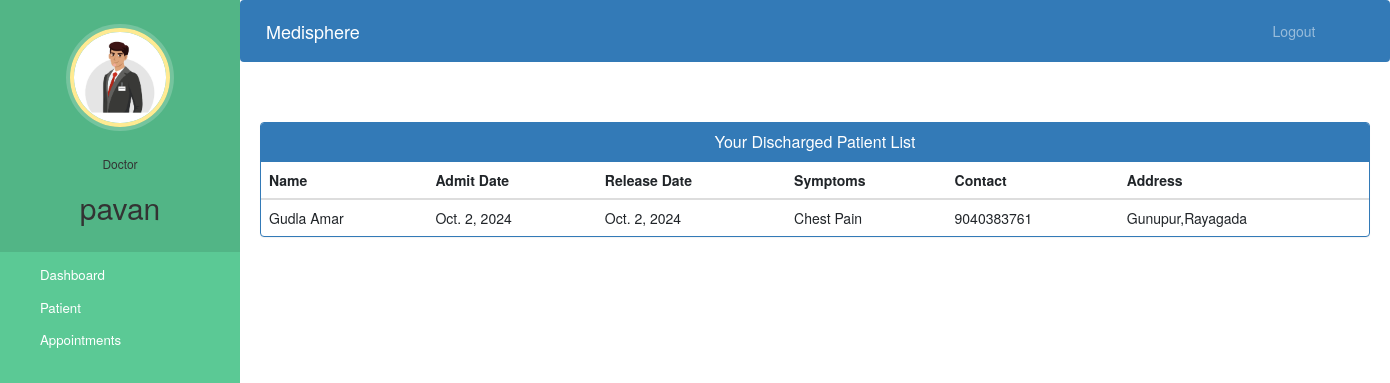
Screenshot of /doctor-view-discharge-patient (signed in) with the database file from the repository.
### hospital/models.py (models this page shows, shortened)
class Doctor(models.Model):
    user=models.OneToOneField(User,on_delete=models.CASCADE)
    profile_pic= models.ImageField(upload_to='profile_pic/DoctorProfilePic/',null=True,blank=True)
    address = models.CharField(max_length=40)
    mobile = models.CharField(max_length=20,null=True)
    department= models.CharField(max_length=50,choices=departments,default='Cardiologist')
    status=models.BooleanField(default=False)

class PatientDischargeDetails(models.Model):
    patientId=models.PositiveIntegerField(null=True)
    patientName=models.CharField(max_length=40)
    assignedDoctorName=models.CharField(max_length=40)
    address = models.CharField(max_length=40)
    mobile = models.CharField(max_length=20,null=True)
    symptoms = models.CharField(max_length=100,null=True)
    admitDate=models.DateField(null=False)
    releaseDate=models.DateField(null=False)
    daySpent=models.PositiveIntegerField(null=False)
    roomCharge=models.PositiveIntegerField(null=False)
    medicineCost=models.PositiveIntegerField(null=False)
    doctorFee=models.PositiveIntegerField(null=False)
    OtherCharge=models.PositiveIntegerField(null=False)
    total=models.PositiveIntegerField(null=False)

### hospital/views.py (the view)
# urls.py: path('doctor-view-discharge-patient',views.doctor_view_discharge_patient_view,name='doctor-view-discharge-patient'),
@login_required(login_url='doctorlogin')
@user_passes_test(is_doctor)
def doctor_view_discharge_patient_view(request):
    dischargedpatients=models.PatientDischargeDetails.objects.all().distinct().filter(assignedDoctorName=request.user.first_name)
    doctor=models.Doctor.objects.get(user_id=request.user.id) #for profile picture of doctor in sidebar
    return render(request,'hospital/doctor_view_discharge_patient.html',{'dischargedpatients':dischargedpatients,'doctor':doctor})

### hospital/views.py (called while the page is built)
def is_doctor(user):
    return user.groups.filter(name='DOCTOR').exists()

### templates/hospital/doctor_view_discharge_patient.html (shortened to what this page needs)
{% extends 'hospital/doctor_base.html' %}
{% block content %}
{%load static%}
<head>
  <link href="//netdna.bootstrapcdn.com/bootstrap/3.0.0/css/bootstrap.min.css" rel="stylesheet" id="bootstrap-css">
</head>
<div class="container">
  <div class="panel panel-primary">
    <div class="panel-heading">
      <h6 class="panel-title">Your Discharged Patient List</h6>
    </div>
    <table class="table table-hover" id="dev-table">
      <thead>
        <tr>
          <th>Name</th>
          <th>Admit Date</th>
          <th>Release Date</th>
          <th>Symptoms</th>
          <th>Contact</th>
          <th>Address</th>
        </tr>
      </thead>
      {% for p in dischargedpatients %}
      <tr>
        <td> {{p.patientName}}</td>
        <td>{{p.admitDate}}</td>
        <td>{{p.releaseDate}}</td>
        <td>{{p.symptoms}}</td>
        <td>{{p.mobile}}</td>
        <td>{{p.address}}</td>
      </tr>
      {% endfor %}
    </table>
  </div>
</div>
{% endblock content %}

### templates/hospital/doctor_base.html (shortened to what this page needs)
<!DOCTYPE html>
{% load static %}
<html lang="en">
<head>
  <link rel="stylesheet" href="https://stackpath.bootstrapcdn.com/bootstrap/4.3.1/css/bootstrap.min.css">
  <link rel="stylesheet" href="https://maxcdn.bootstrapcdn.com/font-awesome/4.7.0/css/font-awesome.min.css">
</head>
<body>
  <nav class="menu" tabindex="0">
    <header class="avatar">
      <img src="{% static doctor.profile_pic.url %}" alt="Profile Pic" />
      <br><br>
      <h6>Doctor</h6>
      <h2>{{request.user.first_name}}</h2>
    </header>
    <ul>
      <li tabindex="0" class="icon-dashboard"> <a style="color:white; text-decoration:none;" href="/doctor-dashboard"><span>Dashboard</span></a> </li>
      <li tabindex="0" class="icon-users"> <a style="color:white; text-decoration:none;" href="/doctor-patient"><span>Patient</span></a></li>
      <li tabindex="0" class="icon-calendar"> <a style="color:white; text-decoration:none;" href="/doctor-appointment"><span>Appointments</span></a></li>
    </ul>
  </nav>
  <main>
    <div class="bs-example">
      <nav class="navbar navbar-expand-md  navbar-dark fixed-top" style="background:#337AB7;">
        <a href="/doctor-dashboard" class="navbar-brand">Medisphere</a>
        <div class="collapse navbar-collapse justify-content-between" id="navbarCollapse">
          <div class="navbar-nav" style=" margin-left: 90%;">
            <a href="/logout" class="nav-item nav-link">Logout</a>
          </div>
        </div>
      </nav>
    </div>
    <br><br>
    {% block content %}
    {% endblock content %}
    <br><br><br><br><br><br><br>
  </main>
</body>
</html>

### templates/hospital/doctor_base.html (style rules this page uses)
a:link { text-decoration: none; }
a { color: white; }
body { padding-left: 240px; }
main { position: relative; height: 100vh; }
.menu { background: #5bc995; height: 100vh; width: 240px; position: fixed; top: 0px; left: 0; z-index: 5; outline: none; }
.menu .avatar { background: rgba(0, 0, 0, 0.1); padding: 2em 0.5em; text-align: center; }
.menu .avatar img { width: 100px; border-radius: 50%; overflow: hidden; border: 4px solid #ffea92; box-shadow: 0 0 0 4px rgba(255, 255, 255, 0.2); }
.menu .avatar h2 { font-weight: normal; margin-bottom: 0; }
.menu ul { list-style: none; padding: 0.5em 0; margin: 0; }
.menu ul li { padding: 0.5em 1em 0.5em 3em; font-size: 0.95em; font-weight: regular; background-repeat: no-repeat; background-position: left 15px center; background-size: auto 20px; transition: all 0.15s linear; cursor: pointer; }
.menu ul li.icon-dashboard { background-image: url("http://www.entypo.com/images//gauge.svg"); }
.menu ul li.icon-users { background-image: url("http://www.entypo.com/images//users.svg"); }
.menu ul li.icon-calendar { background-image: url("http://www.entypo.com/images//calendar.svg"); }

### templates/hospital/doctor_view_discharge_patient.html (style rules this page uses)
a:link { text-decoration: none; }
h6 { text-align: center; }

### rows the page displays
Doctor: profile_pic (picture)
PatientDischargeDetails: patientName "Gudla Amar", admitDate "Oct. 2, 2024", releaseDate "Oct. 2, 2024", symptoms "Chest Pain", mobile "9040383761", address "Gunupur,Rayagada"

### other values shown
{{ request.user.first_name }} "pavan"
